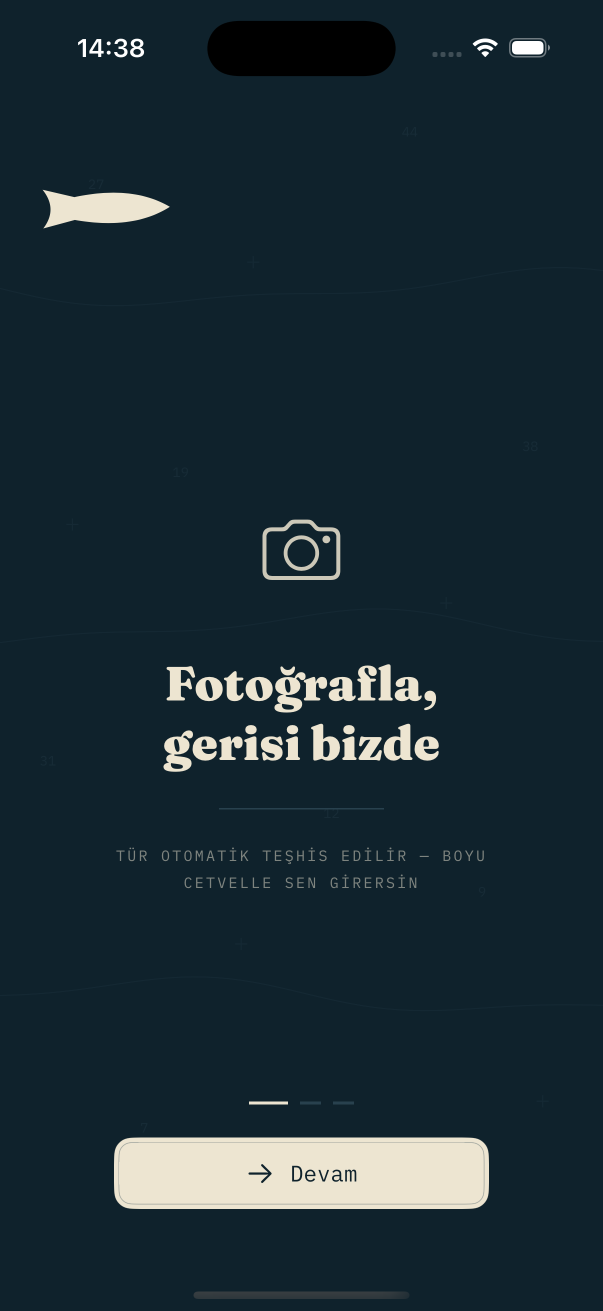
#> input picture appstore/raw/01.png, 1206 x 2622 px (shown at 1/2 size); its folder holds only this picture in this run
$ python frame_screenshots.py
#> lines starting #> are read from the running program, lines starting #| are printed output that depends on the picture; after the words box and inside, x2 and y2 are one past the last pixel; in counts of white or black regions, pixels touching at a corner belong together
#!/usr/bin/env python3
"""Compose App Store marketing screenshots for Fishigo — the ToneAmp method,
skinned in the app's "naturalist specimen archive" language.

WORKFLOW:
  1. Capture raw iPhone screenshots (on your phone or the simulator) and drop
     them into appstore/raw/ named 01.png, 02.png, … in the order of CAPTIONS
     below. Any iPhone screenshot size works — the script scales them.
  2. Run:  python3 tools/frame_screenshots.py
  3. Upload appstore/framed/*.png to App Store Connect (iPhone 6.9" slot).

Output is 1284x2778 (the 6.5" iPhone slot App Store Connect accepts; also valid
for 6.9"). Flat ink background, Fraunces caption (2nd line in stamp red), faint
chart contours, a paper-bordered rounded screenshot. No gradients (§6).

Needs Pillow:  pip install pillow
"""
import math
import os
import sys
from PIL import Image, ImageDraw, ImageFont

W, H = 1284, 2778   # 6.5" slot — the size App Store Connect accepts (matches ToneAmp)
BG = (15, 34, 44)        # --murekkep-koyu  #0F222C
FG = (237, 229, 209)     # --kagit          #EDE5D1
ACCENT = (194, 64, 47)   # --muhur          #C2402F
LINE = (40, 65, 78)      # --cizgi          #28414E
RADIUS = 54

ROOT = os.path.dirname(os.path.dirname(os.path.abspath(__file__)))
FRAUNCES = os.path.join(ROOT, "Fishigo/Resources/Fonts/Fraunces-Variable.ttf")

# 2-line captions; the 2nd line renders in stamp red. Keep them short.
CAPTIONS = [
    ("Balığını fotoğrafla,", "türü anında öğren."),
    ("Her yakalayış,", "bir koleksiyon kartı."),
    ("70 tür seni bekliyor.", "Balıkdeks'ini doldur."),
    ("Her tür,", "hangi denizde?"),
    ("Yakaladığın nokta", "sende kalır."),
    ("Bugün ne tutulur?", "Koşullar hazır."),
]


def font(size):
    if os.path.exists(FRAUNCES):
        try:
            f = ImageFont.truetype(FRAUNCES, size)
            try:
                f.set_variation_by_name("Black")  # heaviest instance for display
            except Exception:
                pass
            return f
        except OSError:
            pass
    for path in ("/System/Library/Fonts/SFNS.ttf", "/System/Library/Fonts/Helvetica.ttc"):
        if os.path.exists(path):
            return ImageFont.truetype(path, size)
    return ImageFont.load_default()


def draw_contours(draw):
    """Faint nautical-chart depth contours — the app's ChartFragment motif."""
    for base, phase in ((0.10, 0.0), (0.86, 2.3), (0.55, 4.1)):
        pts = []
        for s in [i / 120 for i in range(-2, 123)]:
            x = s * W
            y = base * H + math.sin(s * 5.2 + phase) * 34 + math.sin(s * 11.7 + phase * 2) * 13
            pts.append((x, y))
        draw.line(pts, fill=(*LINE, 120), width=2)


def frame(shot_path, caption, out_path):
#> called with shot_path = 'appstore/raw/01.png', out_path = 'appstore/framed/01.png'
    canvas = Image.new("RGB", (W, H), BG)
    overlay = Image.new("RGBA", (W, H), (0, 0, 0, 0))
#> overlay: PIL image 1284x2778 RGBA; every value is 0
    draw_contours(ImageDraw.Draw(overlay))
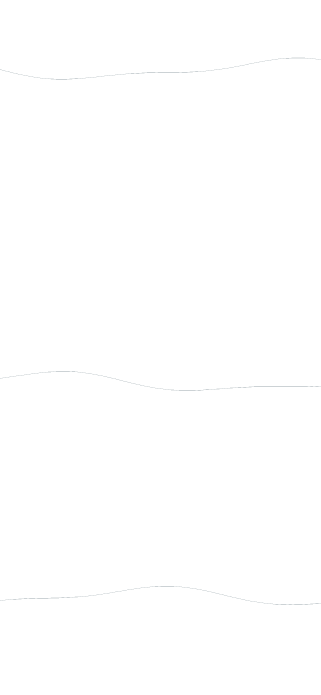
#> overlay: PIL image 1284x2778 RGBA (shown at 1/4 size); mean R, G, B, A 0.1, 0.1, 0.1, 0.2; transparent parts drawn white
    canvas = Image.alpha_composite(canvas.convert("RGBA"), overlay).convert("RGB")
    draw = ImageDraw.Draw(canvas)

    # Caption
    f = font(96)
    y = 160
    for i, line in enumerate(caption):
        box = draw.textbbox((0, 0), line, font=f)
        draw.text(((W - (box[2] - box[0])) / 2, y), line, font=f,
                  fill=ACCENT if i == 1 else FG)
        y += 122
#> this loop made 2 passes
#> box on passes 1 to 2: (0, 1, 86, 11), (0, 2, 85, 10)
#> after the loop, y = 404

    # Screenshot: scale to width, round corners, paste with a paper border.
    shot = Image.open(shot_path).convert("RGB")
    target_w = 1120
    target_h = round(shot.height * target_w / shot.width)
    max_h = H - 620
    shot = shot.resize((target_w, target_h), Image.LANCZOS)
#> shot: PIL image 1120x2435 RGB
    if target_h > max_h:
        shot = shot.crop((0, 0, target_w, max_h))
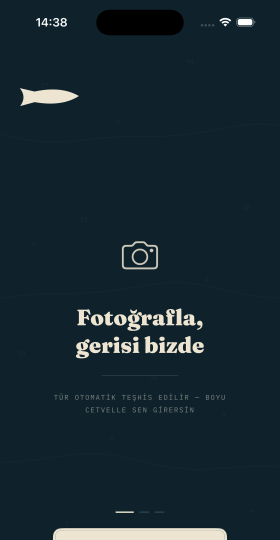
#> shot: PIL image 1120x2158 RGB (shown at 1/4 size); mean R, G, B 22.6, 40.4, 49.3
        target_h = max_h

    mask = Image.new("L", (target_w, target_h), 0)
#> mask: PIL image 1120x2158 L; every value is 0
    ImageDraw.Draw(mask).rounded_rectangle((0, 0, target_w, target_h), radius=RADIUS, fill=255)
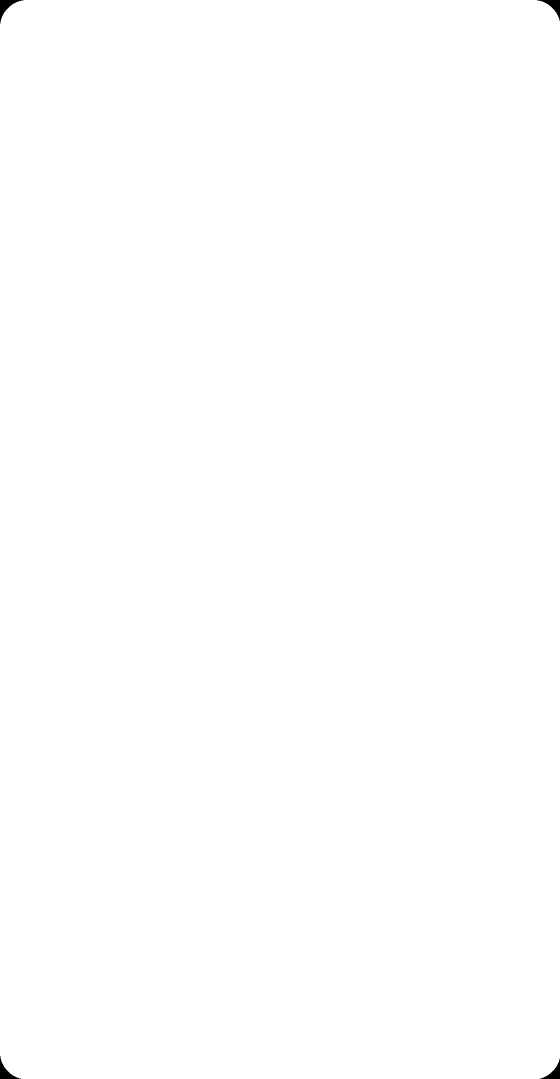
#> mask: PIL image 1120x2158 L (shown at 1/2 size); 99.9% white; 4 black regions, box (x1, y1, x2, y2) and area: (0, 0, 47, 47) 642, (1074, 0, 1120, 42) 595, (0, 2112, 42, 2158) 595, (1079, 2117, 1120, 2158) 549
    x = (W - target_w) // 2
    top = 520
    canvas.paste(shot, (x, top), mask)
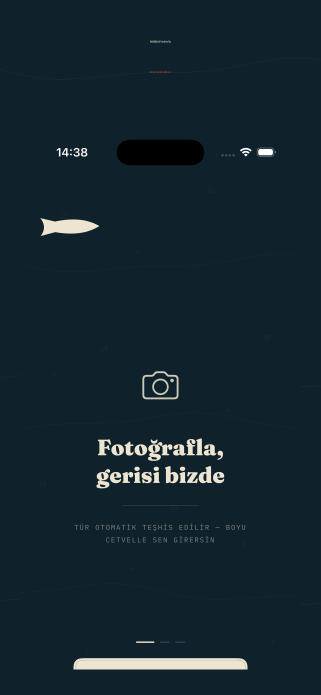
#> canvas: PIL image 1284x2778 RGB (shown at 1/4 size); mean R, G, B 20.2, 38.4, 47.6
    draw.rounded_rectangle((x, top, x + target_w, top + target_h),
                           radius=RADIUS, outline=FG, width=3)
    canvas.save(out_path, "PNG")
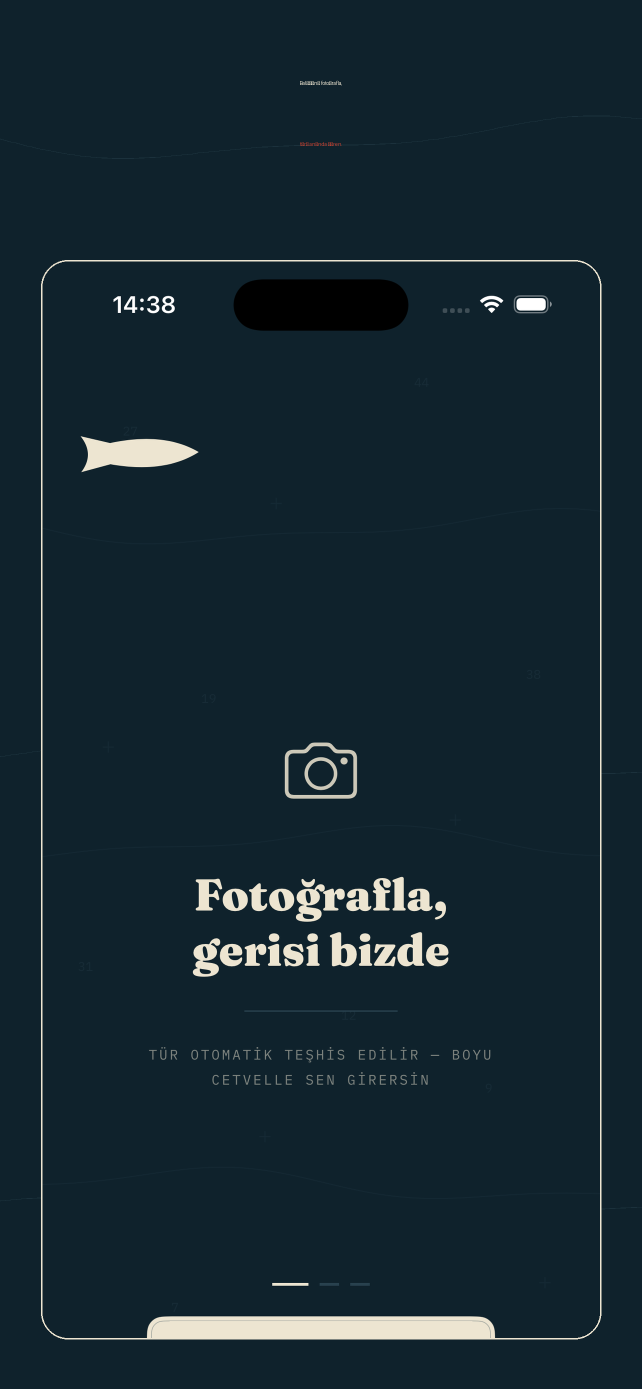
#> saved as 01.png: PIL image 1284x2778 RGB (shown at 1/2 size); mean R, G, B 21.3, 39.3, 48.4
    print("wrote", out_path)


def main():
    raw_dir = sys.argv[1] if len(sys.argv) > 1 else os.path.join(ROOT, "appstore/raw")
    out_dir = sys.argv[2] if len(sys.argv) > 2 else os.path.join(ROOT, "appstore/framed")
    if not os.path.isdir(raw_dir):
        sys.exit(f"Put raw screenshots in {raw_dir}/ as 01.png, 02.png, … then rerun.")
    os.makedirs(out_dir, exist_ok=True)
    shots = sorted(f for f in os.listdir(raw_dir) if f.lower().endswith(".png"))
    if not shots:
        sys.exit(f"No .png files in {raw_dir}/ yet. Add 01.png, 02.png, …")
    for i, name in enumerate(shots):
        frame(os.path.join(raw_dir, name), CAPTIONS[i % len(CAPTIONS)],
              os.path.join(out_dir, f"{i + 1:02d}.png"))


if __name__ == "__main__":
    main()

$ run again, on appstore/raw/05.png
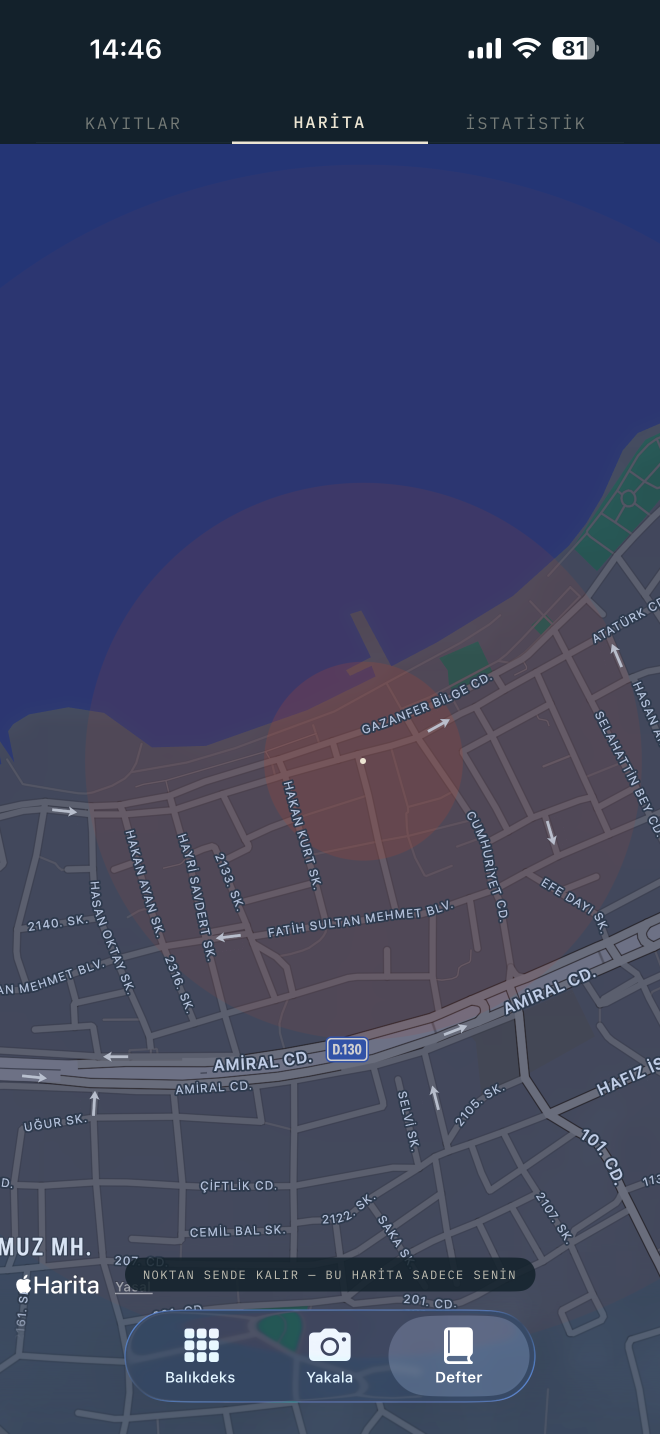
#> input picture appstore/raw/05.png, 1320 x 2868 px (shown at 1/2 size)
#> the loop in frame, `for i, line in enumerate(caption):` made 2 passes
#> box on passes 1 to 2: (0, 1, 86, 11), (0, 2, 85, 10)
#> after the loop in frame, `for i, line in enumerate(caption):`: y = 404
#> in frame, shot is the input picture: PIL image 1320x2868 RGB; mean R, G, B 60.9, 66.2, 96.8
#> in frame, `shot = shot.crop((0, 0, target_w, max_h))`:
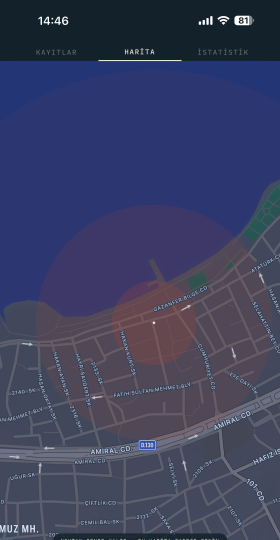
#> shot: PIL image 1120x2158 RGB (shown at 1/4 size); mean R, G, B 59.8, 64.1, 95.9
#> in frame, `canvas.save(out_path, "PNG")`:
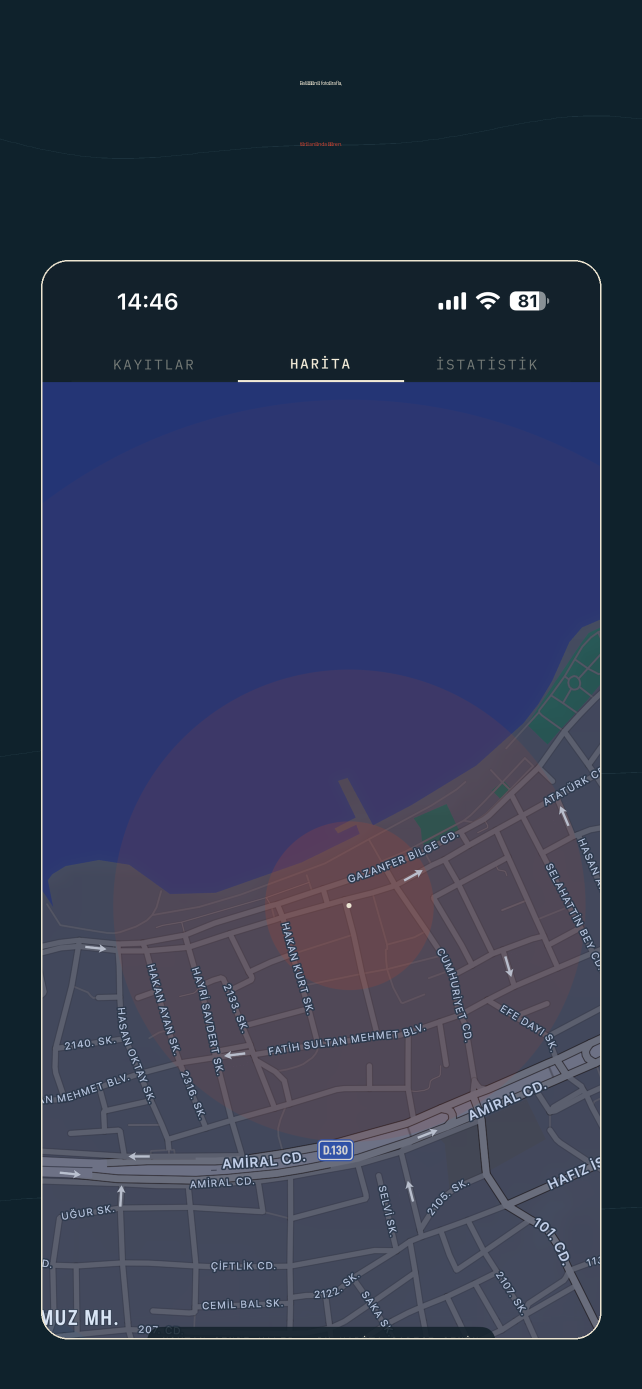
#> saved as 01.png: PIL image 1284x2778 RGB (shown at 1/2 size); mean R, G, B 46.4, 55.3, 79.9

$ run again, on appstore/raw/06.png
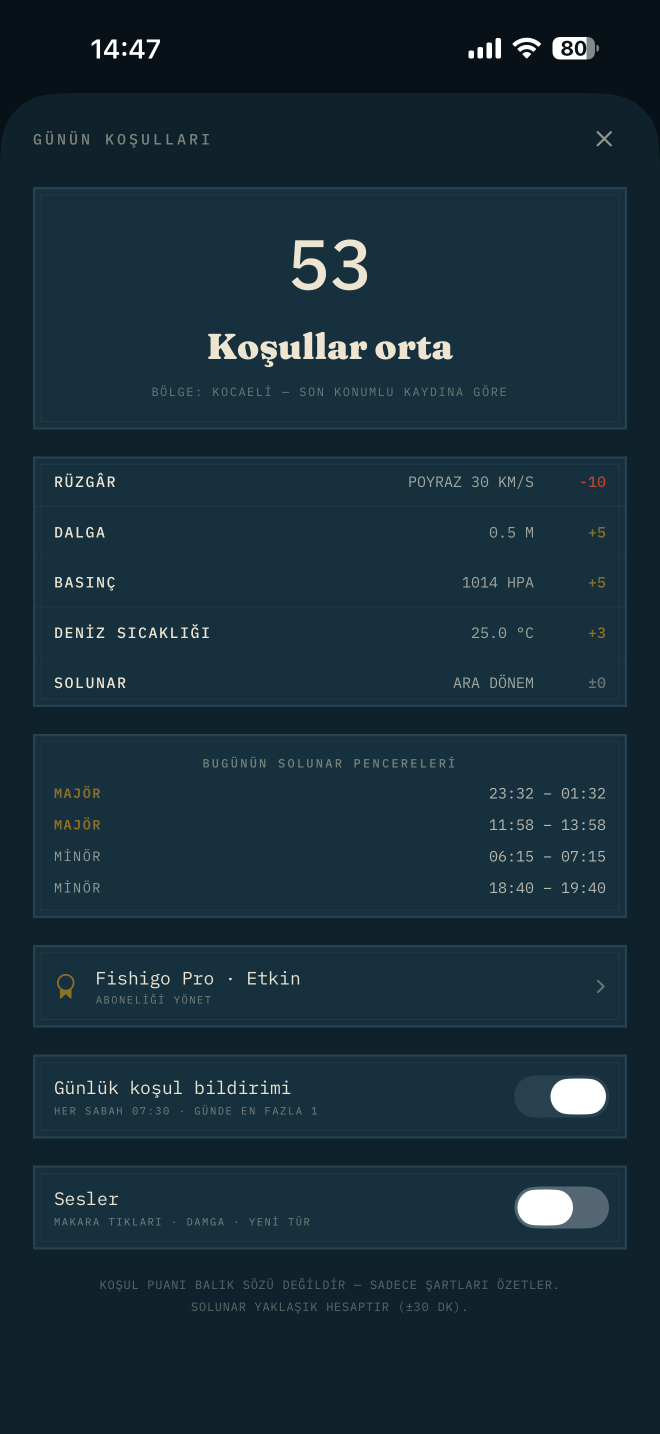
#> input picture appstore/raw/06.png, 1320 x 2868 px (shown at 1/2 size)
#> the loop in frame, `for i, line in enumerate(caption):` made 2 passes
#> box on passes 1 to 2: (0, 1, 86, 11), (0, 2, 85, 10)
#> after the loop in frame, `for i, line in enumerate(caption):`: y = 404
#> in frame, shot is the input picture: PIL image 1320x2868 RGB; mean R, G, B 23.1, 44.9, 55.9
#> in frame, `shot = shot.crop((0, 0, target_w, max_h))`:
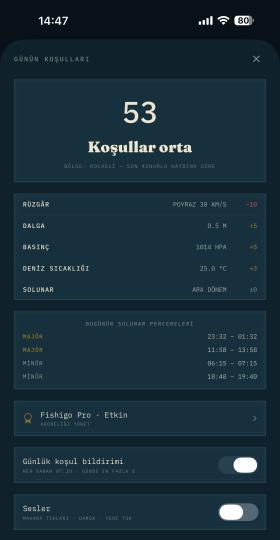
#> shot: PIL image 1120x2158 RGB (shown at 1/4 size); mean R, G, B 23.9, 46.1, 57.3
#> in frame, `canvas.save(out_path, "PNG")`:
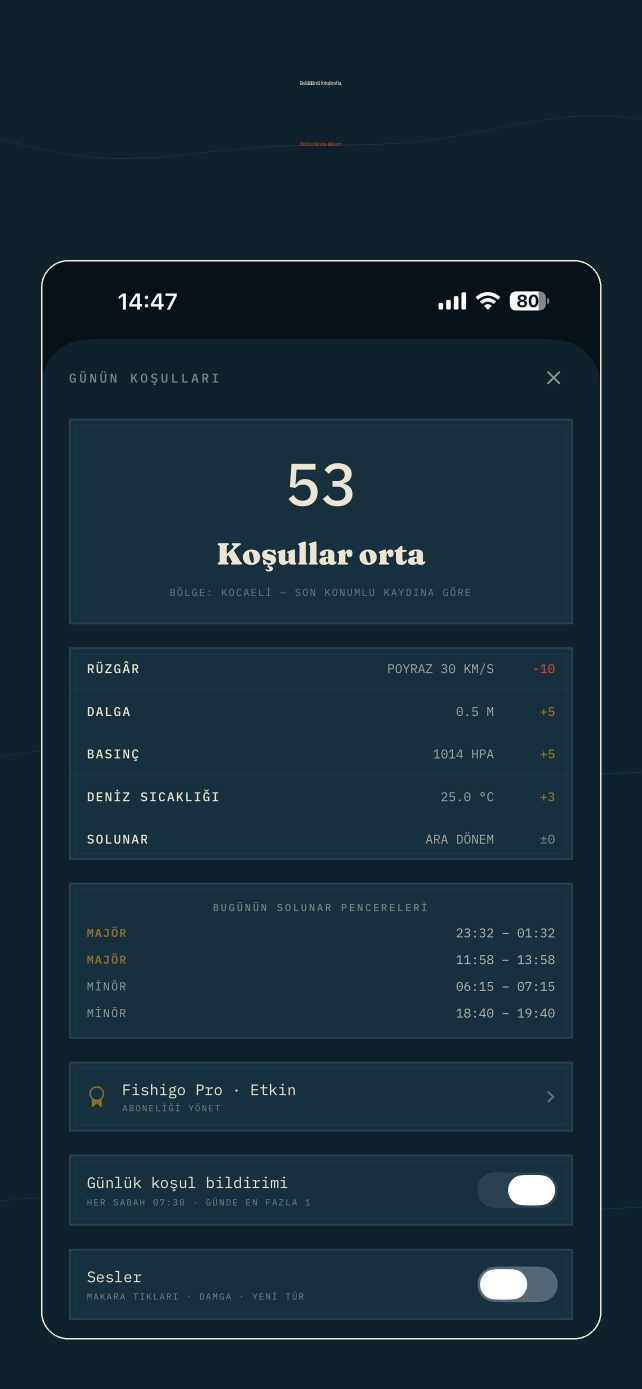
#> saved as 01.png: PIL image 1284x2778 RGB (shown at 1/2 size); mean R, G, B 22.3, 43.3, 53.9
